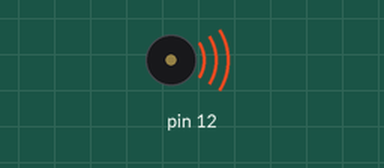
This sketch was run on a simulated Arduino Uno, built with avr-gcc and run on an emulated ATmega328P. Shown: buzzer (waves = sounding).

Above: at 0.5 s.
Timing chart, 0 to 9.1 s (numbered marks = the images above):
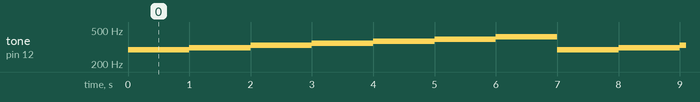

Measured:
- by itself, tone on pin 12: repeats every 7.0 s: 311 Hz 1.0 s, 330 Hz 1.0 s, 349 Hz 1.0 s, 370 Hz 1.0 s, 392 Hz 1.0 s, 415 Hz 1.0 s, 294 Hz 1.0 s

The sketch:

arduino18.ino
```cpp
void setup()
{
    // Porta 12 (LED_BUILTIN) em modo de saída(escrita).
    pinMode(12, OUTPUT);
}

void loop()
{
    tone(12, 294, 1000); // play tone 50 (D4 = 294 Hz)
    delay(1000);         // Atrase por 1000 milissegundos
    tone(12, 311, 1000); // play tone 51 (D#4 = 311 Hz)
    delay(1000);         // Atrase por 1000 milissegundos
    tone(12, 330, 1000); // play tone 52 (E4 = 330 Hz)
    delay(1000);         // Atrase por 1000 milissegundos
    tone(12, 349, 1000); // play tone 53 (F4 = 349 Hz)
    delay(1000);         // Atrase por 1000 milissegundos
    tone(12, 370, 1000); // play tone 54 (F#4 = 370 Hz)
    delay(1000);         // Atrase por 1000 milissegundos
    tone(12, 392, 1000); // play tone 55 (G4 = 392 Hz)
    delay(1000);         // Atrase por 1000 milissegundos
    tone(12, 415, 1000); // play tone 56 (G#4 = 415 Hz)
    delay(1000);         // Atrase por 1000 milissegundos
}
```
